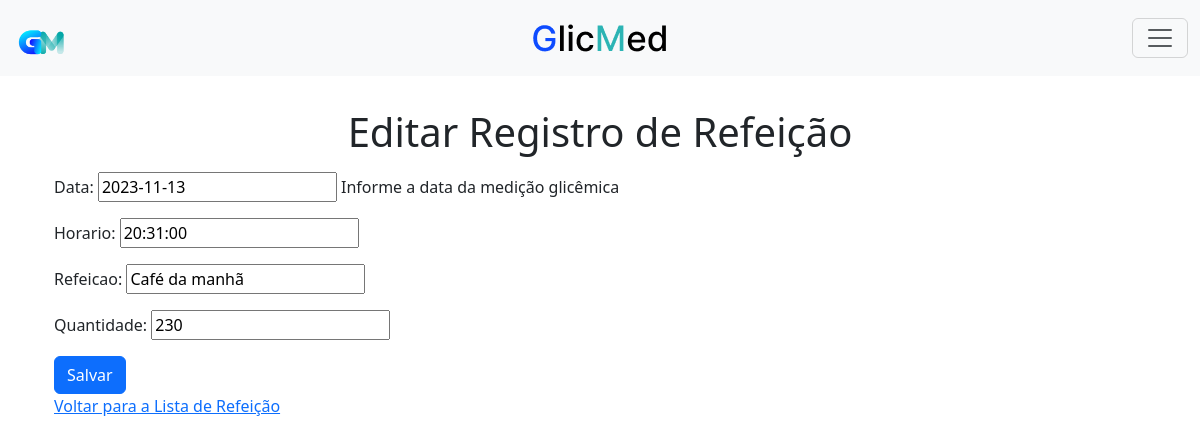
The app's page /editar_meal/1/ (signed in) with its own data.
### tasks/models.py (models this page shows, shortened)
class Meal(models.Model):
    user = models.ForeignKey(User, on_delete=models.CASCADE)
    data = models.DateField()
    horario = models.TimeField()
    refeicao = models.CharField(max_length=20)
    quantidade = models.IntegerField()

### tasks/views.py (the view)
# urls.py: path('editar_meal/<int:meal_id>/', views.editar_meal, name='editar_meal'),
@login_required
def editar_meal(request, meal_id):
    meal = get_object_or_404(Meal, pk=meal_id)
    if request.method == 'POST':
        form = MealForm(request.POST, instance=meal)
        if form.is_valid():
            form.save()
            return redirect('meal_list')
    else:
        form = MealForm(instance=meal)
    return render(request, 'editar_meal.html', {'form': form})

### tasks/forms.py
class MealForm(forms.ModelForm):
    class Meta:
        model = Meal
        fields = ['data', 'horario', 'refeicao', 'quantidade']
        help_texts = {
            'data': 'Informe a data da medição glicêmica',
        }

### tasks/templates/editar_meal.html (shortened to what this page needs)
{% extends 'menu.html' %}
{% block content %}
  <main class="container mt-5">
    <h1 class="text-center">Editar Registro de Refeição</h1>
    <form method="post" class="mt-3">
      {{ form.as_p }}
      <button type="submit" class="btn btn-primary">Salvar</button>
    </form>
    <a href="{% url 'meal_list' %}">Voltar para a Lista de Refeição</a>
  </main>
{% endblock %}

### tasks/templates/menu.html (style rules this page uses)
body { padding-top: 60px; padding-bottom: 60px; }

### records on screen
Meal: data "2023-11-13", horario "20:31:00", refeicao "Café da manhã", quantidade "230"
